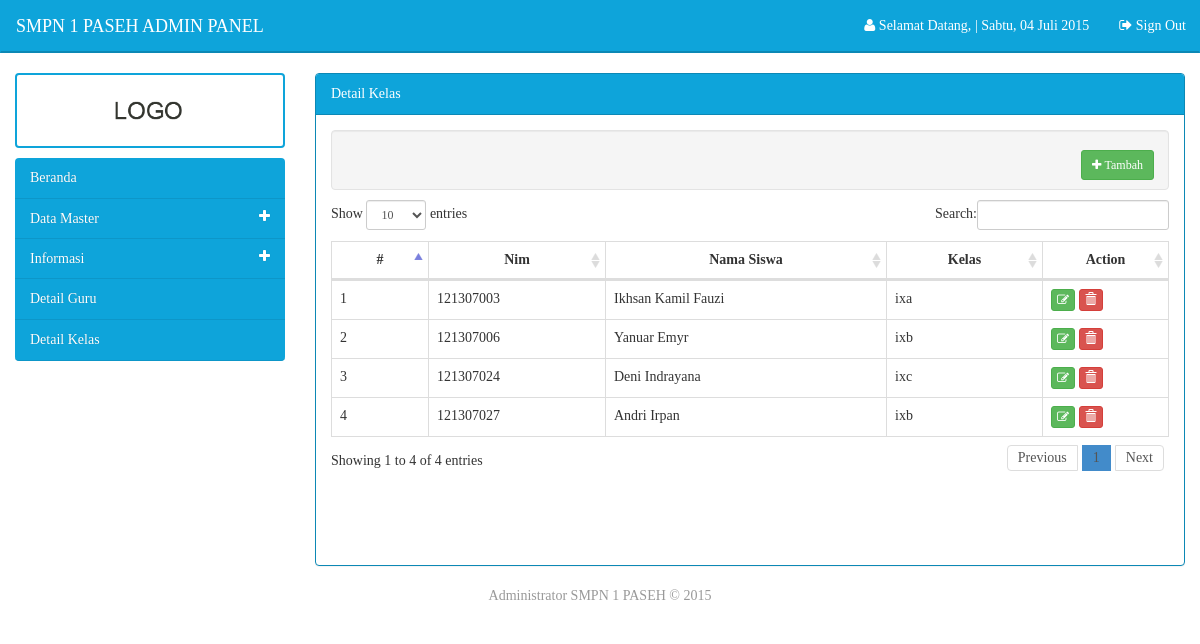
/admin/main.php?modul=detail_kelas (signed in), run on the app's committed database.
### tables this page shows
CREATE TABLE IF NOT EXISTS `tbl_detail_kelas` (
  `id` int(11) NOT NULL AUTO_INCREMENT,
  `nis` int(20) NOT NULL,
  `id_kelas` int(11) NOT NULL,
  PRIMARY KEY (`id`),
  KEY `kelas_detail1` (`nis`),
  KEY `kelas_detail2` (`id_kelas`)
);

CREATE TABLE IF NOT EXISTS `tbl_data_siswa` (
  `nis` int(20) NOT NULL,
  `password` varchar(150) NOT NULL,
  `nama` varchar(150) NOT NULL,
  `foto` varchar(150) NOT NULL,
  `alamat` text NOT NULL,
  `tempat_lahir` varchar(150) NOT NULL,
  `tanggal_lahir` date NOT NULL,
  `jk` enum('l','p') NOT NULL,
  `telepon` varchar(12) NOT NULL,
  `email` varchar(50) NOT NULL,
  PRIMARY KEY (`nis`)
);

CREATE TABLE IF NOT EXISTS `tbl_data_kelas` (
  `id` int(11) NOT NULL AUTO_INCREMENT,
  `kelas` varchar(10) NOT NULL,
  `detil_kelas` varchar(1) NOT NULL,
  `nip` varchar(20) NOT NULL,
  `id_penambah` int(11) NOT NULL,
  PRIMARY KEY (`id`),
  KEY `kelas_fk` (`nip`),
  KEY `kelas_admin_fk` (`id_penambah`)
);

### admin/modul/mod_detail_kelas/detail_kelas.php (the view, shortened to what this page needs)
<?php
	if(isset($_SESSION['login'])){
?>
<div class="well form-horizontal form-inline margin-bawah">
	<div class="form-group col-lg-6">
	</div>
	<div class="form-group pull-right">
		<a href='?modul=detail_kelas_tambah' class='btn btn-success btn-sm margin-right'>
			<i class='fa fa-plus'></i>&nbsp;Tambah
		</a>
	</div>
</div>
<table class="table table-hover table-bordered" id="dataTabel">
    <thead>
      <tr>
        <th>#</th>
        <th>Nim</th>
        <th>Nama Siswa</th>
        <th>Kelas</th>
        <th width="15%">Action</th>
      </tr>
    </thead>
    <tbody>
    	<?php
	    	$i=1;
		    $select = mysql_query("SELECT d.id, d.nis, s.nama, k.kelas, k.detil_kelas FROM tbl_detail_kelas d
		    													JOIN tbl_data_kelas k ON d.id_kelas = k.id
		    													JOIN tbl_data_siswa s ON d.nis = s.nis");
		    while ($data = mysql_fetch_array($select)) {
    	?>
			<tr>
				<td><?php echo $i; ?></td>
				<td><?php echo $data['nis']; ?></td>
				<td><?php echo $data['nama']; ?></td>
				<td><?php echo $data['kelas'].$data['detil_kelas']; ?></td>
				<td class="ha">
				<a href='?modul=detail_kelas_ubah&amp;id=<?php echo $data['id']; ?>' class='btn btn-success btn-xs' title='Edit Data'>
	            	<i class='fa fa-edit'></i>
	            </a>
	          	<a href='modul/mod_detail_kelas/act.php?act=hapus&amp;id=<?php echo $data['id']; ?>' class='btn btn-danger btn-xs' title='Delete Data' onClick="return confirm('Anda yakin ingin menghapus data ini ?')">
	   				<span class='glyphicon glyphicon-trash'></span>
	   			</a>
				</td>
			</tr>
		<?php
			$i++;
		}
		?>
	</tbody>
</table>
<?php
}
else
{
	echo "<div class='dialog'>
		    <h1 class='forbidden'>Access forbidden.</h1>
		    <h4>Harap Login Terlebih Dahulu <a href='../../index.php'> Login </a></h4>
		  </div>";
}

### assets/css/edited.css (style rules this page uses)
.margin-right { margin-right: 10px; }
th { text-align: center; }
.margin-bawah { margin-bottom: 10px; }

### data on the page
tbl_detail_kelas: nis "121307003", nis.nama "Ikhsan Kamil Fauzi", id_kelas.kelas "ix", id_kelas.detil_kelas "a"
tbl_detail_kelas: nis "121307006", nis.nama "Yanuar Emyr", id_kelas.kelas "ix", id_kelas.detil_kelas "b"
tbl_detail_kelas: nis "121307024", nis.nama "Deni Indrayana", id_kelas.kelas "ix", id_kelas.detil_kelas "c"
tbl_detail_kelas: nis "121307027", nis.nama "Andri Irpan", id_kelas.kelas "ix", id_kelas.detil_kelas "b"

### other printed values
get_date() "Sabtu, 04 Juli 2015"
